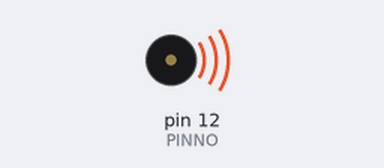
Simulated run of this sketch. Board: Arduino Uno, built with avr-gcc and run on an emulated ATmega328P. Parts: buzzer (waves = sounding).

Above: at 0.9 s.
At 9.3 s:
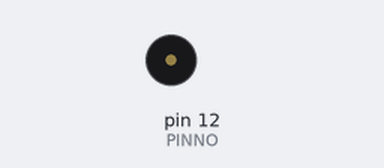
Timing chart, 0 to 18.7 s (numbered marks = the images above):
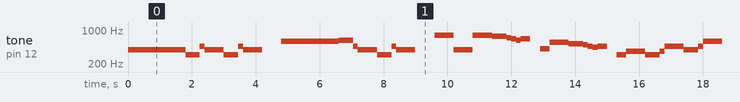

Measured:
- by itself, tone on pin 12 (PINNO): plays 392 Hz for 1.8 s, 311 Hz for 0.45 s, 466 Hz for 0.15 s, 392 Hz for 0.60 s, 311 Hz for 0.45 s, 466 Hz for 0.15 s … (269 notes in this stretch)

The sketch:

TONE.ino
```cpp
const int BEAT = 600;	// 音の長さを指定
#define beat(number) BEAT*number
#define PINNO 12	// 圧電スピーカを接続したピン番号


void setup() {

}

void loop() {
	Imperial();
}

void Imperial(){
	G_4(1);
	G_4(1);
	G_4(1);
	Eb_4(0.75);
	Bb_4(0.25);
	G_4(1);
	Eb_4(0.75);
	Bb_4(0.25);
	G_4(1);
	Delay(1);

	D_5(1);	//
	D_5(1);
	D_5(1);
	Eb_5(0.75);
	Bb_4(0.25);
	G_4(1);	//
	Eb_4(0.75);
	Bb_4(0.25);
	G_4(1);
	Delay(1);

	G_5(1);	//
	G_4(0.75);
	G_4(0.25);
	G_5(1);
	Gb_5(0.75);
	F_5(0.25);
	E_5(0.25);	//
	Eb_5(0.25);
	E_5(0.5);
	Delay(0.5);

	Ab_4(0.5);
	Db_5(1);
	C_5(0.75);
	B_4(0.25);
	Bb_4(0.25);	//
	A_4(0.25);
	Bb_4(0.5);
	Delay(0.5);

	Eb_4(0.5);
	Gb_4(1);
	Eb_4(0.75);
	Gb_4(0.25);
	Bb_4(1);	//
	G_4(0.75);
	Bb_4(0.25);
	D_5(1);
	Delay(1);

	G_5(1);	//繰り返し
	G_4(0.75);
	G_4(0.25);
	G_5(1);
	Gb_5(0.75);
	F_5(0.25);
	E_5(0.25);	//
	Eb_5(0.25);
	E_5(0.5);
	Delay(0.5);

	Ab_4(0.5);
	Db_5(1);
	C_5(0.75);
	B_4(0.25);
	Bb_4(0.25);	//
	A_4(0.25);
	Bb_4(0.5);
	Delay(0.5);

	Eb_4(0.5);
	Gb_4(1);
	Eb_4(0.75);
	Bb_4(0.25);
	G_4(1);
	Eb_4(0.75);
	Bb_4(0.25);
	G_4(1);
	Delay(1);
}

void Delay(float time) {
	delay(beat(time));
}
void C_4(float time) {
	tone(PINNO,262,beat(time)) ;		// ド
	delay(beat(time));
}
void Db_4(float time){
	tone(PINNO,277,beat(time)) ;
	delay(beat(time));
}
void D_4(float time) {
	tone(PINNO,294,beat(time)) ;		// レ
	delay(beat(time));
}
void Eb_4(float time){
	tone(PINNO,311,beat(time)) ;
	delay(beat(time));
}
void E_4(float time) {
	tone(PINNO,330,beat(time)) ;		// ミ
	delay(beat(time));
}
void F_4(float time) {
	tone(PINNO,349,beat(time)) ;		// ファ
	delay(beat(time));
}
void Gb_4(float time){
	tone(PINNO,370,beat(time)) ;
	delay(beat(time));
}
void G_4(float time) {
	tone(PINNO,392,beat(time)) ;		// ソ
	delay(beat(time));
}
void Ab_4(float time){
	tone(PINNO,415,beat(time)) ;
	delay(beat(time));
}
void A_4(float time) {
	tone(PINNO,440,beat(time)) ;		// ラ
	delay(beat(time));
}
void Bb_4(float time){
	tone(PINNO,466,beat(time)) ;
	delay(beat(time));
}
void B_4(float time) {
	tone(PINNO,494,beat(time)) ;		// シ
	delay(beat(time));
}
void C_5(float time) {
	tone(PINNO,523,beat(time)) ;		// ド
	delay(beat(time));
}
void Db_5(float time){
	tone(PINNO,554,beat(time)) ;
	delay(beat(time));
}
void D_5(float time) {
	tone(PINNO,587,beat(time)) ;		// レ
	delay(beat(time));
}
void Eb_5(float time){
	tone(PINNO,622,beat(time)) ;
	delay(beat(time));
}
void E_5(float time) {
	tone(PINNO,659,beat(time)) ;		// ミ
	delay(beat(time));
}
void F_5(float time) {
	tone(PINNO,698,beat(time)) ;		// ファ
	delay(beat(time));
}
void Gb_5(float time){
	tone(PINNO,740,beat(time)) ;
	delay(beat(time));
}
void G_5(float time) {
	tone(PINNO,784,beat(time)) ;		// ソ
	delay(beat(time));
}
void Ab_5(float time){
	tone(PINNO,831,beat(time)) ;
	delay(beat(time));
}
void A_5(float time) {
	tone(PINNO,880,beat(time)) ;		// ラ
	delay(beat(time));
}
void Bb_5(float time){
	tone(PINNO,932,beat(time)) ;
	delay(beat(time));
}
void B_5(float time) {
	tone(PINNO,988,beat(time)) ;		// シ
	delay(beat(time));
}
void C_6(float time) {
	tone(PINNO,1047,beat(time)) ;	// ド
	delay(beat(time));
}
```
